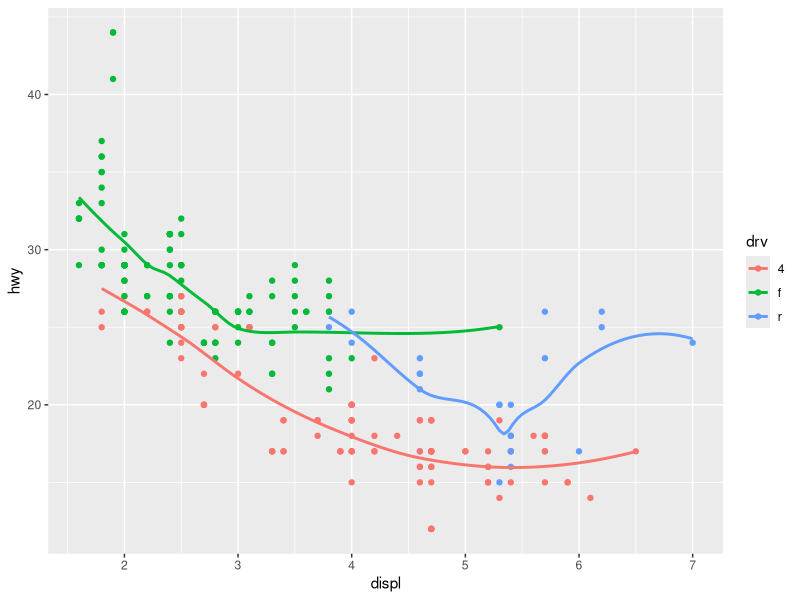
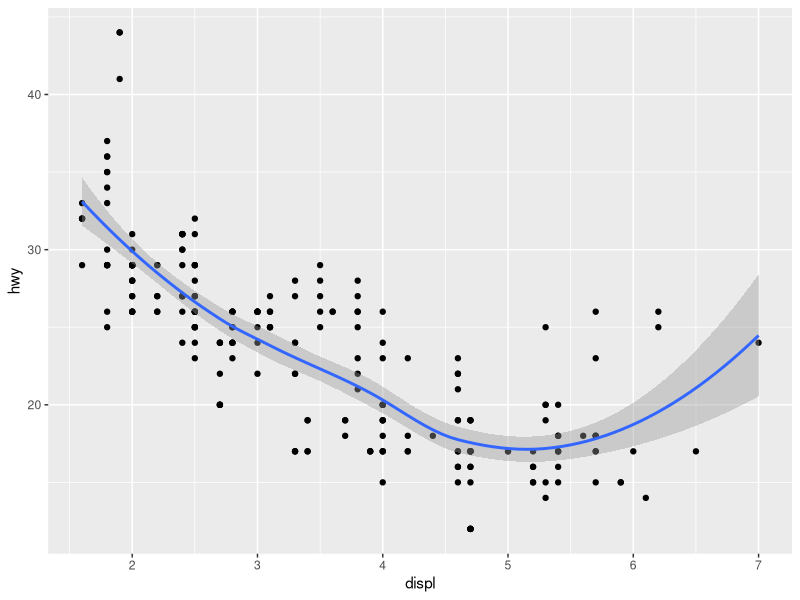
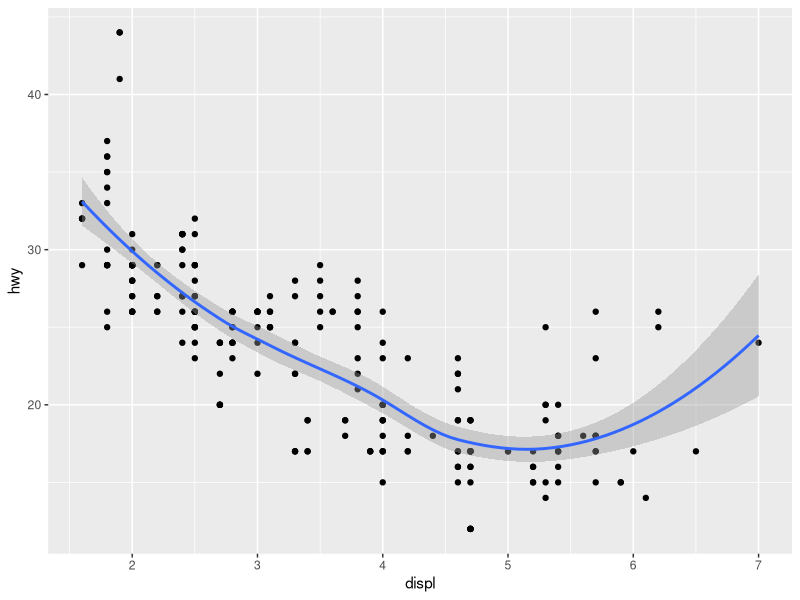
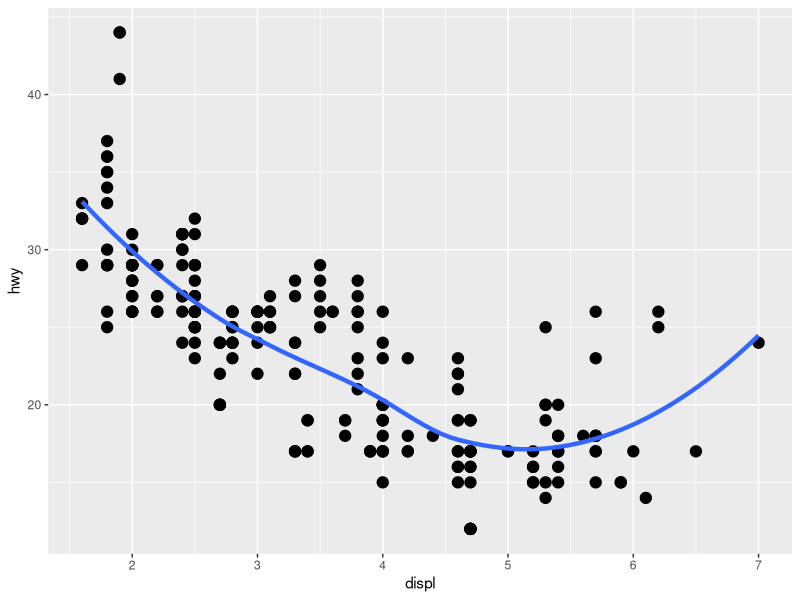
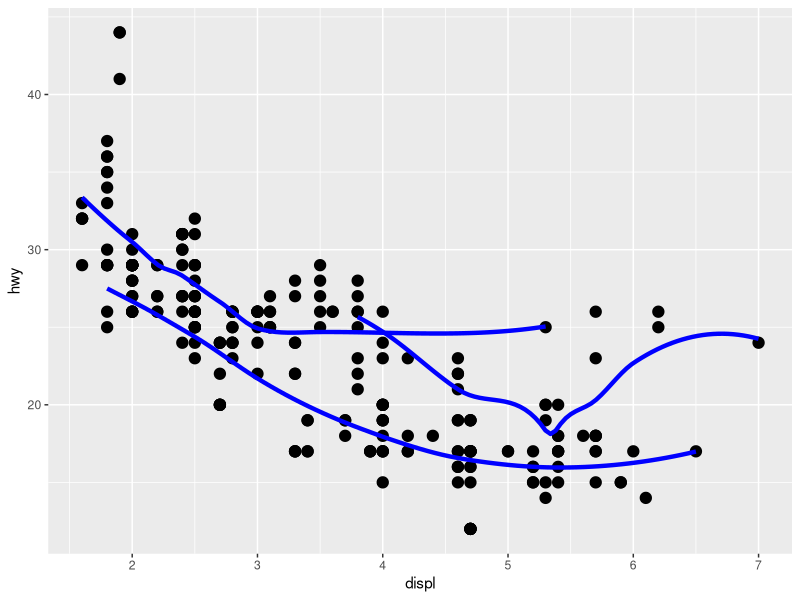
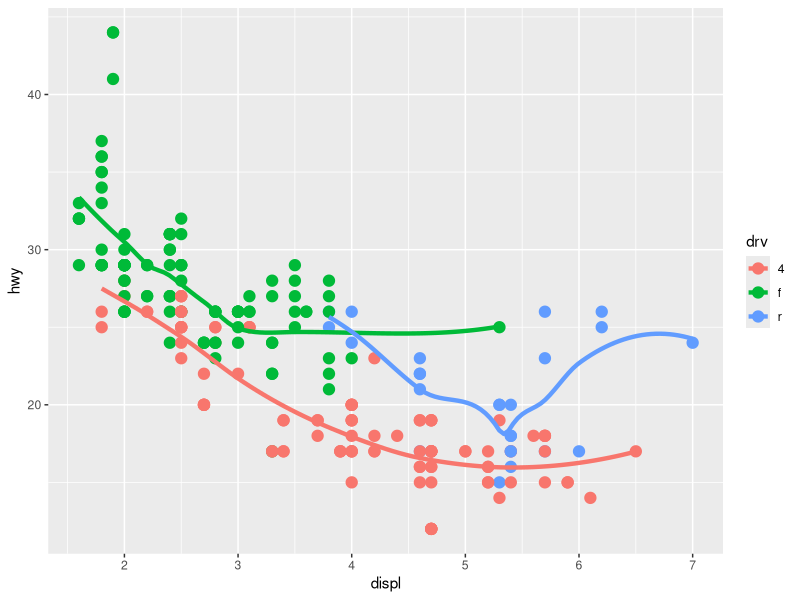
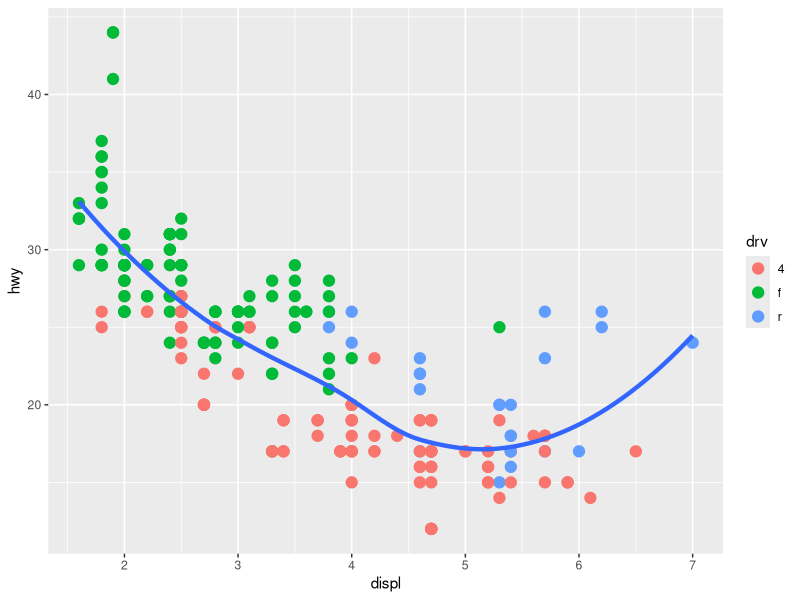
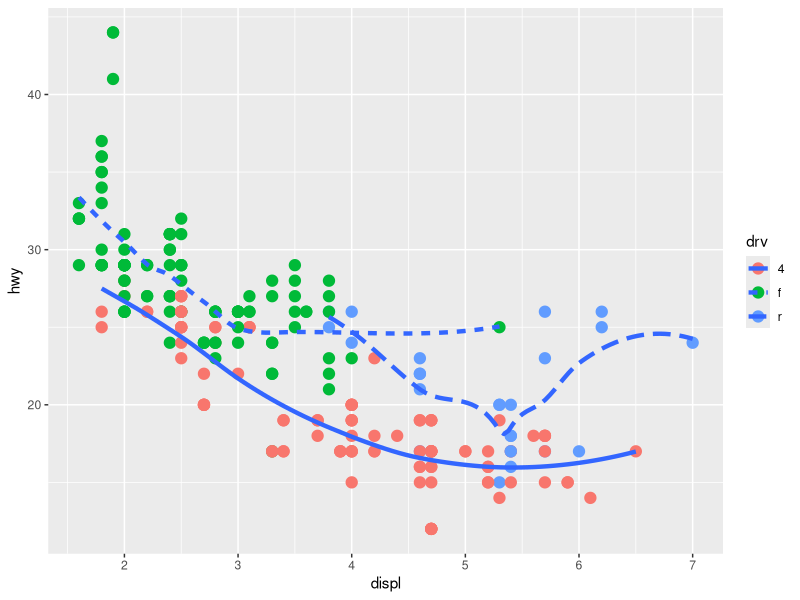

These charts were generated, in order, by the following R code:
## ---- chunk 1
knitr::opts_chunk$set(echo = TRUE)
library(tidyverse)
## ---- chunk 2
ggplot(data = mpg, mapping = aes(x = displ, y = hwy, color = drv)) + 
  geom_point() + 
  geom_smooth(se = FALSE)
## ---- chunk 3
ggplot(data = mpg, mapping = aes(x = displ, y = hwy)) + 
  geom_point() + 
  geom_smooth()

ggplot() + 
  geom_point(data = mpg, mapping = aes(x = displ, y = hwy)) + 
  geom_smooth(data = mpg, mapping = aes(x = displ, y = hwy))
## ---- chunk 4
ggplot(data = mpg, mapping = aes(x = displ, y = hwy)) +
  geom_point(size = 3.5) +
  geom_smooth(se = F, size = 1.5)

ggplot(data = mpg, mapping = aes(x = displ, y = hwy)) +
  geom_point(size = 3.5) +
  geom_smooth(se = F, size = 1.5, color = "blue", aes(group = drv))

ggplot(data = mpg, mapping = aes(x = displ, y = hwy, color = drv)) +
  geom_point(size = 3.5) +
  geom_smooth(se = F, size = 1.5)

ggplot(data = mpg, mapping = aes(x = displ, y = hwy)) +
  geom_point(size = 3.5, aes(color = drv)) +
  geom_smooth(se = F, size = 1.5)

ggplot(data = mpg, mapping = aes(x = displ, y = hwy)) +
  geom_point(size = 3.5, aes(color = drv)) +
  geom_smooth(se = F, size = 1.5, aes(linetype = drv))

ggplot(data = mpg, mapping = aes(x = displ, y = hwy, fill = drv)) +
  geom_point(shape = 21, color = "white", size = 3.5, stroke = 2.5)
## ---- chunk 5
stat_summary()

ggplot(data = diamonds, aes(x = cut, y = depth)) + 
  geom_pointrange(stat = "summary", fun.ymin = min, fun.ymax = max, fun.y = median)
## ---- chunk 6
ggplot(data = diamonds) + 
  geom_bar(mapping = aes(x = cut, y = ..prop.., group = 1))

ggplot(data = diamonds) + 
  geom_col(mapping = aes(x = cut, y = 1))
## ---- chunk 7
ggplot(data = diamonds) + 
  geom_bar(mapping = aes(x = cut, y = ..prop..))
ggplot(data = diamonds) + 
  geom_bar(mapping = aes(x = cut, fill = color, y = ..prop..))
## ---- chunk 8
test <- subset(diamonds,select = c("cut","color"), subset =!(cut == "Ideal" & color == "E"))
ggplot(data = test) + 
  geom_bar(mapping = aes(x = cut, fill = color, y = ..prop..))
